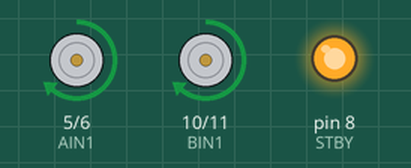
The sketch below on a simulated Arduino Uno, built with avr-gcc and run on an emulated ATmega328P. On the bench: motor-driver pin pairs drawn as motors (green arrow = first pin HIGH = forward, orange = second pin HIGH = backward, longer = more drive, scaled by the enable pin, stopped while the standby pin is LOW), output pins drawn as LEDs (lit = HIGH).

Above: at 1.2 s.
At 3.1 s:
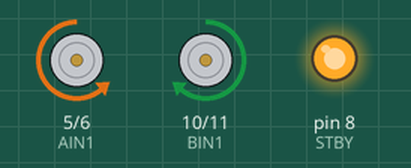
At 6.3 s:
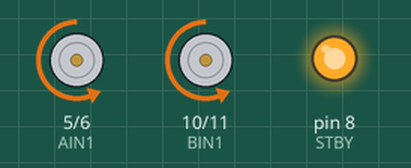
At 7.7 s:
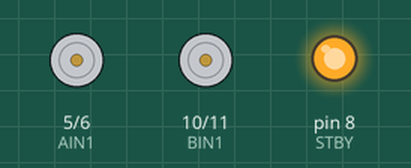
Timing chart, 0 to 9.8 s (numbered marks = the images above):
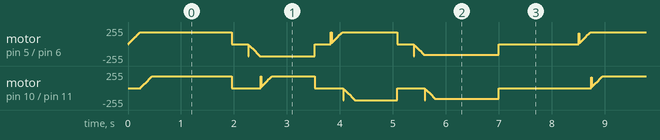

The sketch:

step04_drive_4x4.ino
```cpp
// step04_drive_4x4.ino — 2x TB6612 control
const int STBY = 8;
const int AIN1 = 5;
const int AIN2 = 6;
const int PWMA = 3; // PWM
const int BIN1 = 10;
const int BIN2 = 11;
const int PWMB = 9;  // PWM

void setup() {
  pinMode(STBY, OUTPUT);
  pinMode(AIN1, OUTPUT); pinMode(AIN2, OUTPUT); pinMode(PWMA, OUTPUT);
  pinMode(BIN1, OUTPUT); pinMode(BIN2, OUTPUT); pinMode(PWMB, OUTPUT);
  digitalWrite(STBY, HIGH);
  stopAll();
  Serial.begin(9600);
}

void rampWrite(int pin, int target, int step=8, int delayMs=10){
  for (int v=0; v<=target; v+=step){
    analogWrite(pin, v);
    delay(delayMs);
  }
  analogWrite(pin, target);
}

void driveSide(int in1, int in2, int pwmPin, int speed, int dir){
  if (dir == 0){
    digitalWrite(in1, LOW); digitalWrite(in2, LOW);
    analogWrite(pwmPin, 0);
    return;
  }
  if (dir > 0){ digitalWrite(in1, HIGH); digitalWrite(in2, LOW); }
  else        { digitalWrite(in1, LOW);  digitalWrite(in2, HIGH); }
  rampWrite(pwmPin, constrain(speed, 0, 255));
}

void forward(int speed){ driveSide(AIN1,AIN2,PWMA,speed, 1); driveSide(BIN1,BIN2,PWMB,speed, 1); }
void back(int speed)   { driveSide(AIN1,AIN2,PWMA,speed,-1); driveSide(BIN1,BIN2,PWMB,speed,-1); }
void left(int speed)   { driveSide(AIN1,AIN2,PWMA,speed,-1); driveSide(BIN1,BIN2,PWMB,speed, 1); }
void right(int speed)  { driveSide(AIN1,AIN2,PWMA,speed, 1); driveSide(BIN1,BIN2,PWMB,speed,-1); }
void stopAll()         { driveSide(AIN1,AIN2,PWMA,0,0); driveSide(BIN1,BIN2,PWMB,0,0); }

void demo(){
  forward(180); delay(1500);
  stopAll();    delay(300);
  left(180);    delay(800);
  stopAll();    delay(300);
  right(180);   delay(800);
  stopAll();    delay(300);
  back(160);    delay(1200);
  stopAll();    delay(500);
}

void loop(){
  demo();
  delay(1000);
}
```
